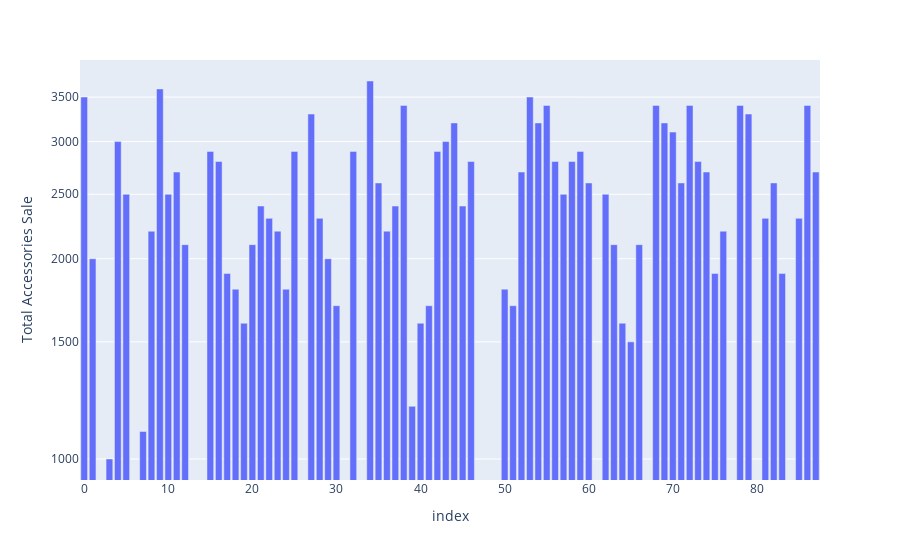

Notebook code cell kept with this figure:
### Code cell
px.bar(cust_df, cust_df.index, 'Total Accessories Sale ', log_y=True)

### Figure 1 — Plotly figure (JSON) as saved in the notebook; plotly's stock layout.template omitted (floating-point values rounded to 4 significant figures)
{"data": [{"alignmentgroup": "True", "hovertemplate": "index=%{x}<br>Total Accessories Sale =%{y}<extra></extra>", "legendgroup": "", "marker": {"color": "#636efa", "pattern": {"shape": ""}}, "name": "", "offsetgroup": "", "orientation": "v", "showlegend": false, "textposition": "auto", "type": "bar", "x": [0, 1, 2, 3, 4, 5, 6, 7, 8, 9, 10, 11, 12, 13, 14, 15, 16, 17, 18, 19, 20, 21, 22, 23, 24, 25, 26, 27, 28, 29, 30, 31, 32, 33, 34, 35, 36, 37, 38, 39, 40, 41, 42, 43, 44, 45, 46, 47, 48, 49, 50, 51, 52, 53, 54, 55, 56, 57, 58, 59, 60, 61, 62, 63, 64, 65, 66, 67, 68, 69, 70, 71, 72, 73, 74, 75, 76, 77, 78, 79, 80, 81, 82, 83, 84, 85, 86, 87], "xaxis": "x", "y": [3500, 2000, 0, 1000, 3000, 2500, 0, 1100, 2200, 3600, 2500, 2700, 2100, 0, 0, 2900, 2800, 1900, 1800, 1600, 2100, 2400, 2300, 2200, 1800, 2900, 0, 3300, 2300, 2000, 1700, 0, 2900, 0, 3700, 2600, 2200, 2400, 3400, 1200, 1600, 1700, 2900, 3000, 3200, 2400, 2800, 0, 0, 0, 1800, 1700, 2700, 3500, 3200, 3400, 2800, 2500, 2800, 2900, 2600, 0, 2500, 2100, 1600, 1500, 2100, 0, 3400, 3200, 3100, 2600, 3400, 2800, 2700, 1900, 2200, 0, 3400, 3300, 0, 2300, 2600, 1900, 0, 2300, 3400, 2700], "yaxis": "y"}], "layout": {"barmode": "relative", "legend": {"tracegroupgap": 0}, "margin": {"t": 60}, "xaxis": {"anchor": "y", "domain": [0, 1], "title": {"text": "index"}}, "yaxis": {"anchor": "x", "domain": [0, 1], "title": {"text": "Total Accessories Sale "}, "type": "log"}}}
